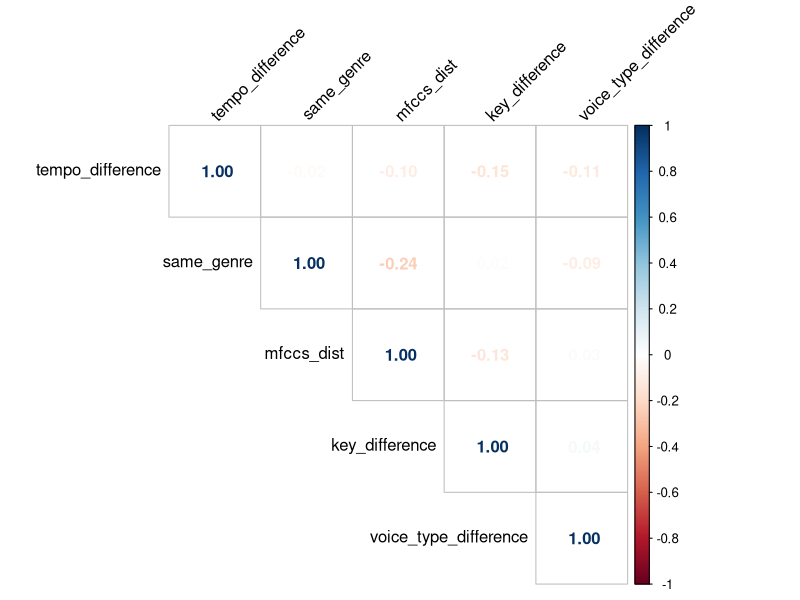
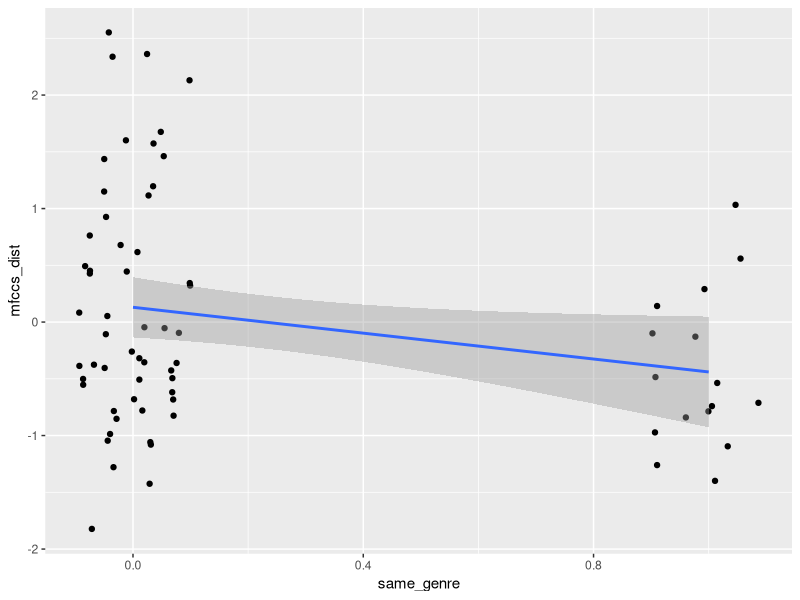
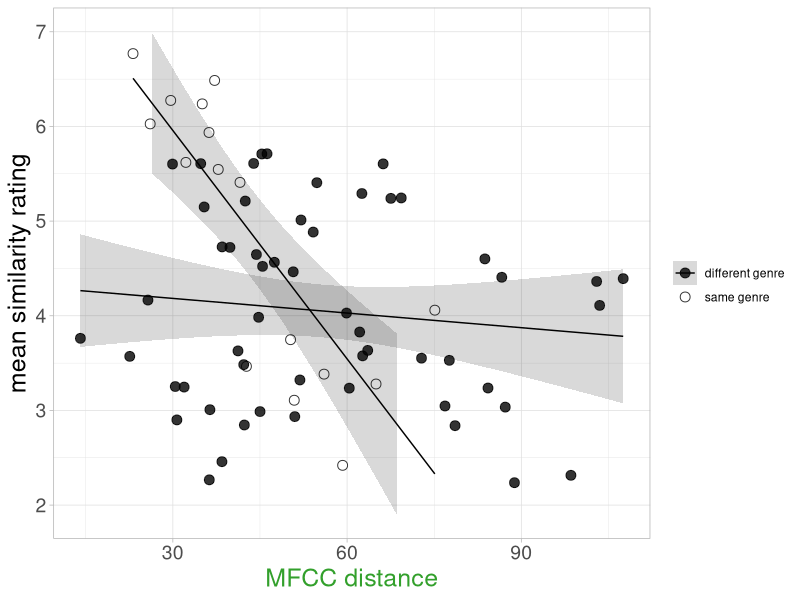
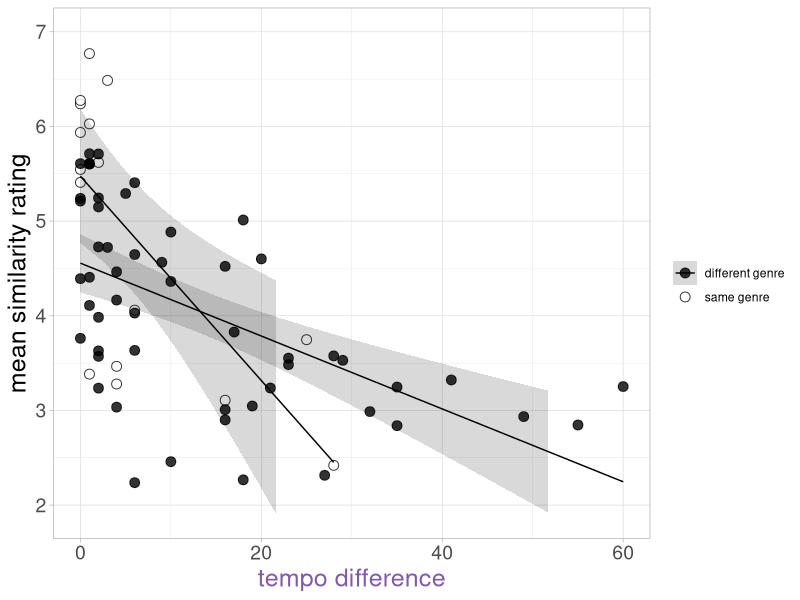
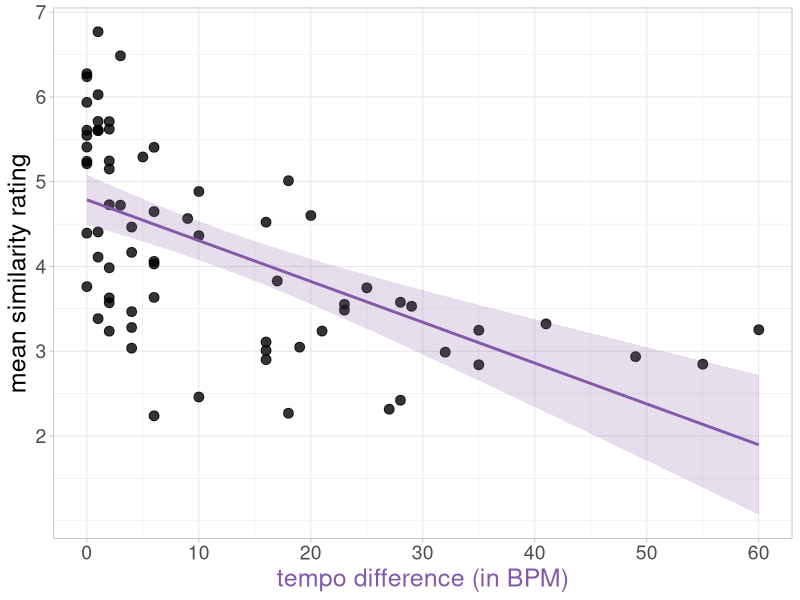
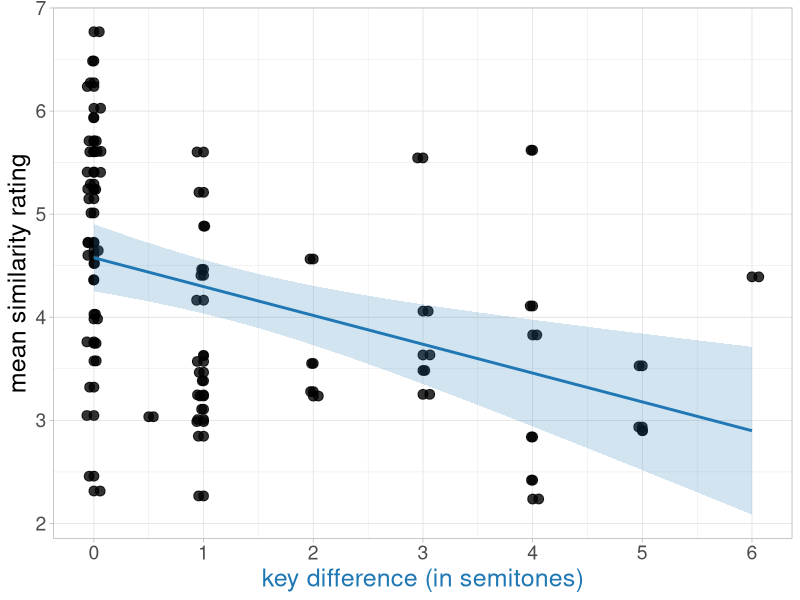
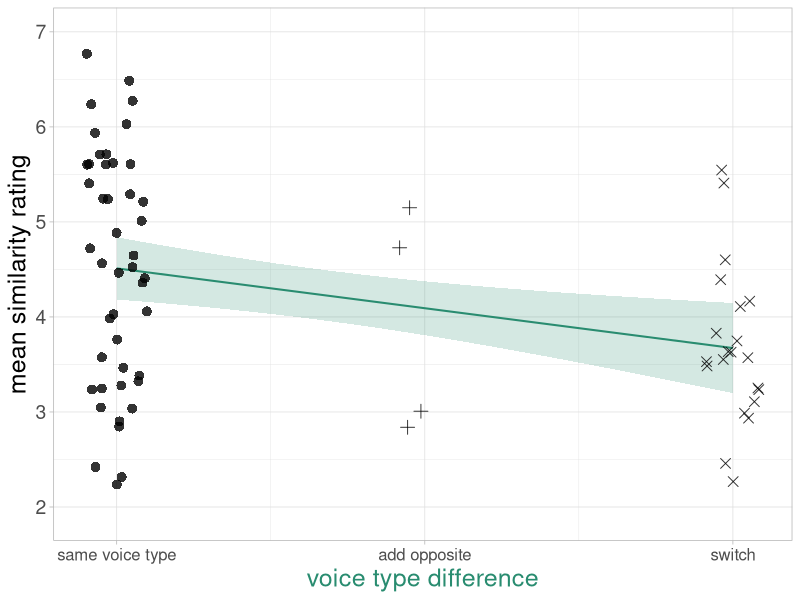
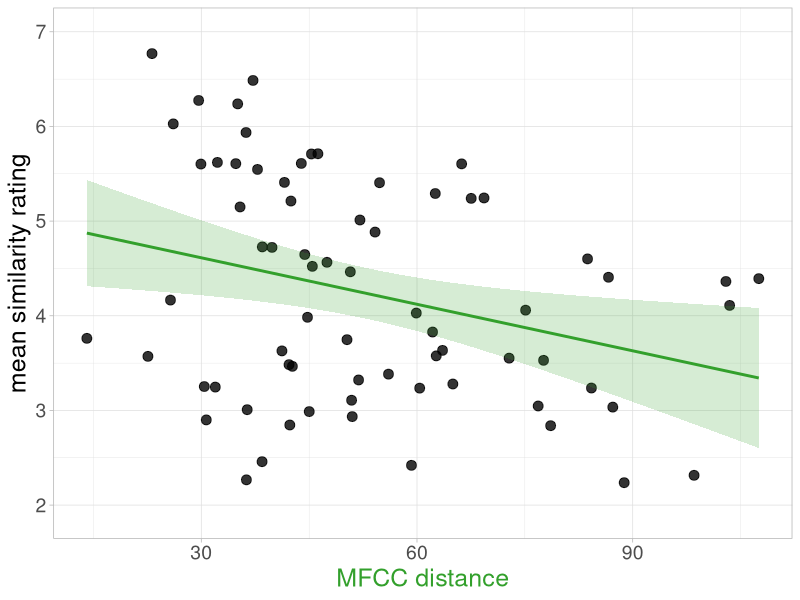

Recreate these plots in R, in order.
## ---- chunk 1
knitr::opts_chunk$set(echo = FALSE, message = FALSE)
## ---- chunk 2
library(tidyverse)
library(magrittr)
library(corrplot)
## ---- chunk 3
features <- read_csv('../../data/processed/expanded/joined_with_features/all_features.csv')
feature_diffs <- read_csv('../../data/processed/expanded/joined_with_features/similarity_and_feature_differences.csv')
## ---- chunk 4
feature_diffs_scaled <- read_csv('../../data/processed/expanded/joined_with_features/similarity_and_feature_scaled_differences.csv')
## ---- chunk 5
musical_feat <- features %>% select(1, 22:26)
musical_diffs <- feature_diffs %>% select(1:3, 24:29)
musical_diffs_scaled <- feature_diffs_scaled %>% select(1:2, 23:28)
## ---- chunk 6
genre <- features %>%
  select(song_id, genre) %>%
  separate_wider_delim(cols = song_id, delim = '_', 
                       names = c('title', 'artist', 'orig_or_cover')) %>%
  mutate(song_id = paste(title, artist, sep = '_')) %>%
  mutate(title = NULL, artist = NULL) %>%
  pivot_wider(id_cols = song_id, names_from = orig_or_cover, values_from = genre) %>%
  mutate(same_genre = ifelse(Cover5S == Original5S, 1, 0))
## ---- chunk 7
genre %>%
  filter(same_genre == 1)
## ---- chunk 8
musical_diffs <- genre %>%
  select(song_id, same_genre) %>%
  left_join(musical_diffs, ., by = join_by(song_id))

musical_diffs_scaled <- genre %>%
  select(song_id, same_genre) %>%
  left_join(musical_diffs_scaled, ., by = join_by(song_id))
## ---- chunk 9
musical_diffs %<>%
  select(-c(treble_difference, tbb_difference))
## ---- chunk 10
corr_matrix <- cor(musical_diffs[-seq(1:3)]) # leave out song_id, similarity
## ---- chunk 11
corrplot(corr_matrix, type = 'upper', # upper triangle
         method = 'number',
         order = 'hclust', # automatically orders with hierarchical clustering
         tl.col = 'black', tl.srt = 45) # specify text color and rotation
## ---- chunk 12
summary(lm(tempo_difference ~ same_genre, musical_diffs_scaled))
summary(lm(key_difference ~ same_genre, musical_diffs_scaled))
summary(lm(voice_type_difference ~ same_genre, musical_diffs_scaled))
summary(lm(mfccs_dist ~ same_genre, musical_diffs_scaled))
## ---- chunk 13
ggplot(musical_diffs_scaled, aes(x = same_genre, y = mfccs_dist)) +
  geom_jitter(width = .1) +
  geom_smooth(method = 'lm')
## ---- chunk 14
summary(lm(mean_sim ~ tempo_difference, musical_diffs_scaled))
summary(lm(mean_sim ~ key_difference, musical_diffs_scaled))
summary(lm(mean_sim ~ voice_type_difference, musical_diffs_scaled))
summary(lm(mean_sim ~ mfccs_dist, musical_diffs_scaled))
summary(lm(mean_sim ~ same_genre, musical_diffs_scaled))
## ---- chunk 15
summary(lm(mean_sim ~ tempo_difference*same_genre, musical_diffs_scaled))
summary(lm(mean_sim ~ key_difference*same_genre, musical_diffs_scaled))
summary(lm(mean_sim ~ voice_type_difference*same_genre, musical_diffs_scaled))
summary(lm(mean_sim ~ mfccs_dist*same_genre, musical_diffs_scaled))
## ---- chunk 16
ggplot(musical_diffs, aes(x = mfccs_dist, y = mean_sim, fill = factor(same_genre))) +
  geom_point(size = 3, alpha = 0.8, pch = 21) +
  # different genre
  geom_smooth(data = musical_diffs %>% filter(same_genre == 0),
              method = 'lm', alpha = 0.15, linewidth = 0.5,
              color = 'black') +
  # same genre
  geom_smooth(data = musical_diffs %>% filter(same_genre == 1),
              method = 'lm', alpha = 0.15, linewidth = 0.5,
              color = 'black', fill = 'black') +
  theme_light() +
  xlab('MFCC distance') +
  ylab('mean similarity rating') +
  theme(axis.title.x = element_text(color = '#33A02C', size = 18),
        axis.title.y = element_text(size = 18),
        axis.text.x = element_text(size = 14),
        axis.text.y = element_text(size = 14)) +
  scale_y_continuous(limits = c(1.9, 7), breaks = seq(2,7)) +
  # make genre black and white
  scale_fill_manual(breaks = c(0,1), values = c('black', 'white'),
                    name = "", labels = c('different genre', 'same genre'))
#ggsave('../figures/timbre_genre.png', width = 6, height = 5)
## ---- chunk 17
ggplot(musical_diffs, aes(x = abs(tempo_difference), y = mean_sim, fill = factor(same_genre))) +
  geom_point(size = 3, alpha = 0.8, pch = 21) +
  # different genre
  geom_smooth(data = musical_diffs %>% filter(same_genre == 0),
              method = 'lm', alpha = 0.15, linewidth = 0.5,
              color = 'black') +
  # same genre
  geom_smooth(data = musical_diffs %>% filter(same_genre == 1),
              method = 'lm', alpha = 0.15, linewidth = 0.5,
              color = 'black', fill = 'black') +
  theme_light() +
  xlab('tempo difference') +
  ylab('mean similarity rating') +
  theme(axis.title.x = element_text(color = '#825AA9', size = 18),
        axis.title.y = element_text(size = 18),
        axis.text.x = element_text(size = 14),
        axis.text.y = element_text(size = 14)) +
  scale_y_continuous(limits = c(1.9, 7), breaks = seq(2,7)) +
  # make genre black and white
  scale_fill_manual(breaks = c(0,1), values = c('black', 'white'),
                    name = "", labels = c('different genre', 'same genre'))
#ggsave('../figures/tempo_genre.png', width = 6, height = 5)
## ---- chunk 18
ggplot(musical_diffs, aes(abs(tempo_difference), mean_sim)) +
  # for black points, colored line
  geom_point(size = 3, alpha = 0.8) +
  geom_smooth(method = 'lm', color = '#825AA9', fill = '#825AA9', alpha = 0.2) +
  # for colored points, black line
  #geom_point(color = '#825AA9') +
  #geom_smooth(method = 'lm', color = 'black', alpha = 0.2, linewidth = 0.7) +
  theme_light() +
  scale_x_continuous(breaks = seq(0,60,10)) +
  scale_y_continuous(breaks = seq(2,7)) +
  xlab('tempo difference (in BPM)') +
  theme(axis.title.x = element_text(color = '#825AA9', size = 18),
        axis.title.y = element_text(size = 18),
        axis.text.x = element_text(size = 14),
        axis.text.y = element_text(size = 14)) +
  ylab('mean similarity rating')
#ggsave('../figures/tempo_diff_vs_similarity.png', width = 5, height = 5)
## ---- chunk 19
ggplot(musical_diffs, aes(abs(key_difference), mean_sim)) +
  geom_point(size = 3, alpha = 0.8) +
  geom_jitter(width = 0.07, size = 3, alpha = 0.8) +
  geom_smooth(method = 'lm', color = '#1F78B4', fill = '#1F78B4', alpha = 0.2) +
  theme_light() +
  scale_x_continuous(breaks = seq(0,6)) +
  xlab('key difference (in semitones)') +
  theme(axis.title.x = element_text(color = '#1F78B4', size = 18),
        axis.title.y = element_text(size = 18),
        axis.text.x = element_text(size = 14),
        axis.text.y = element_text(size = 14)) +
  ylab('mean similarity rating')
#ggsave('../figures/key_diff_vs_similarity.png', width = 5, height = 5)
## ---- chunk 20
ggplot(musical_diffs, aes(abs(voice_type_difference), mean_sim)) +
  geom_smooth(method = 'lm', color = '#298C70', fill = '#298C70', 
              alpha = 0.2, linewidth = 0.7) +
  geom_jitter(size = 3, alpha = 0.8,
              width = 0.1, aes(shape = factor(voice_type_difference))) +
  theme_light() +
  xlab('voice type difference') +
  theme(axis.title.x = element_text(color = '#298C70', size = 18),
        axis.title.y = element_text(size = 18),
        axis.text.x = element_text(size = 12),
        axis.text.y = element_text(size = 14)) +
  ylab('mean similarity rating') +
  scale_y_continuous(limits = c(1.9, 7), breaks = seq(2,7)) +
  scale_shape_manual(values = c(16, 3, 4),
                     guide = "none") +
  scale_x_continuous(breaks = seq(0,2),
                     labels = c('same voice type', 'add opposite', 'switch')) 
#ggsave('../figures/voice_type_diff_vs_similarity.png', width = 5, height = 5)
## ---- chunk 21
ggplot(musical_diffs, aes(mfccs_dist, mean_sim)) +
  geom_point(size = 3, alpha = 0.8) +
  geom_smooth(method = 'lm', color = '#33A02C', fill = '#33A02C', alpha = 0.2) +
  theme_light() +
  xlab('MFCC distance') +
  theme(axis.title.x = element_text(color = '#33A02C', size = 18),
        axis.title.y = element_text(size = 18),
        axis.text.x = element_text(size = 14),
        axis.text.y = element_text(size = 14)) +
  ylab('mean similarity rating') +
  scale_y_continuous(limits = c(1.9, 7), breaks = seq(2,7)) 
#ggsave('../figures/mfccs_vs_similarity.png', width = 5, height = 5)
## ---- chunk 22
ggplot(musical_diffs, aes(same_genre, mean_sim)) +
  geom_jitter(size = 3, alpha = 0.8, width = 0.07) +
  geom_smooth(method = 'lm', color = 'black', fill = 'black', alpha = 0.2) +
  theme_light() +
  xlab('genre') +
  scale_x_continuous(breaks = seq(0,1),
                     labels = c('different genre', 'same genre')) +
  theme(axis.title.x = element_text(size = 18),
        axis.title.y = element_text(size = 18),
        axis.text.x = element_text(size = 12),
        axis.text.y = element_text(size = 14)) +
  ylab('mean similarity rating')
#ggsave('../figures/genre_vs_similarity.png', width = 5, height = 5)
## ---- chunk 23
musical_diffs_scaled %<>%
  mutate(voice_type_factor = factor(ifelse(voice_type_difference < 0,
                                           'same', 'switch')))
contrasts(musical_diffs_scaled$voice_type_factor) <- contr.sum(2)
## ---- chunk 24
full.model <- lm(mean_sim ~ tempo_difference + key_difference + voice_type_factor + mfccs_dist + same_genre, 
                 musical_diffs_scaled)
summary(full.model)
## ---- chunk 25
full.model.ints <- lm(mean_sim ~ tempo_difference*key_difference*voice_type_factor*mfccs_dist*same_genre, 
                      musical_diffs_scaled)
summary(full.model.ints)
## ---- chunk 26
anova(full.model, full.model.ints)
## ---- chunk 27
full.model.someints <- lm(mean_sim ~ tempo_difference + key_difference*voice_type_factor*mfccs_dist*same_genre, 
                      musical_diffs_scaled)
summary(full.model.someints) 
## ---- chunk 28
anova(full.model, full.model.someints)
## ---- chunk 29
full.model <- lm(mean_sim ~ tempo_difference + key_difference + voice_type_factor + mfccs_dist, 
                 musical_diffs_scaled)
summary(full.model)
## ---- chunk 30
full.model.ints <- lm(mean_sim ~ tempo_difference*key_difference*voice_type_factor*mfccs_dist, 
                      musical_diffs_scaled)
summary(full.model.ints)
## ---- chunk 31
anova(full.model, full.model.ints)
## ---- chunk 32
full.model.someints <- lm(mean_sim ~ tempo_difference + key_difference*voice_type_factor*mfccs_dist, 
                      musical_diffs_scaled)
summary(full.model.someints) 
## ---- chunk 33
anova(full.model, full.model.someints)
## ---- chunk 34
ggplot(musical_diffs, aes(x = abs(key_difference), y = mean_sim, shape = factor(voice_type_difference))) + 
  geom_jitter(width = 0.1, size = 3, alpha = 0.8) +
  # same - color code with key blue
  geom_smooth(data = musical_diffs %>% filter(voice_type_difference == 0),
              method = 'lm', alpha = 0.15, linewidth = 0.5,
              #color = 'black') +
              color = '#1F78B4', fill = '#1F78B4') +
  # switch - color code with voice type teal
  geom_smooth(data = musical_diffs %>% filter(voice_type_difference == 2),
              method = 'lm', alpha = 0.15, linewidth = 0.5,
              #color = 'black') +
              color = '#298C70', fill = '#298C70') + 
  theme_light() +
  scale_x_continuous(breaks = seq(0,6)) +
  scale_shape_manual(values = c(16, 3, 4),
                     guide = "none") +
  xlab('key difference (in semitones)') +
  ylab('mean similarity rating') +
  theme(axis.title.x = element_text(color = '#1F78B4', size = 18),
        axis.title.y = element_text(size = 18),
        axis.text.x = element_text(size = 14),
        axis.text.y = element_text(size = 14))
#ggsave('../figures/key_voice_type_bw.png', width = 5, height = 5)
#ggsave('../figures/key_voice_type_color.png', width = 5, height = 5)
## ---- chunk 35
ggplot(musical_diffs, aes(x = mfccs_dist, y = mean_sim, shape = factor(voice_type_difference))) + 
  geom_point(size = 3, alpha = 0.8) +
  # same - color code with timbre green
  geom_smooth(data = musical_diffs %>% filter(voice_type_difference == 0),
              method = 'lm', alpha = 0.15, linewidth = 0.5,
              #color = 'black') +
              color = '#33A02C', fill = '#33A02C') +
  # switch - color code with voice type teal
  geom_smooth(data = musical_diffs %>% filter(voice_type_difference == 2),
              method = 'lm', alpha = 0.15, linewidth = 0.5,
              #color = 'black') +
              color = '#298C70', fill = '#298C70') + 
  theme_light() +
  scale_x_continuous(breaks = seq(0,6)) +
  scale_shape_manual(values = c(16, 3, 4),
                     guide = "none") +
  xlab('MFCC distance') +
  ylab('mean similarity rating') +
  theme(axis.title.x = element_text(color = '#33A02C', size = 18),
        axis.title.y = element_text(size = 18),
        axis.text.x = element_text(size = 14),
        axis.text.y = element_text(size = 14)) +
  scale_x_continuous(breaks = c(30,60,90)) + # don't know why I have to hard code them here
  scale_y_continuous(limits = c(1.9, 7), breaks = seq(2,7)) 
#ggsave('../figures/timbre_voice_type_bw.png', width = 5, height = 5)
#ggsave('../figures/timbre_voice_type_color.png', width = 5, height = 5)
